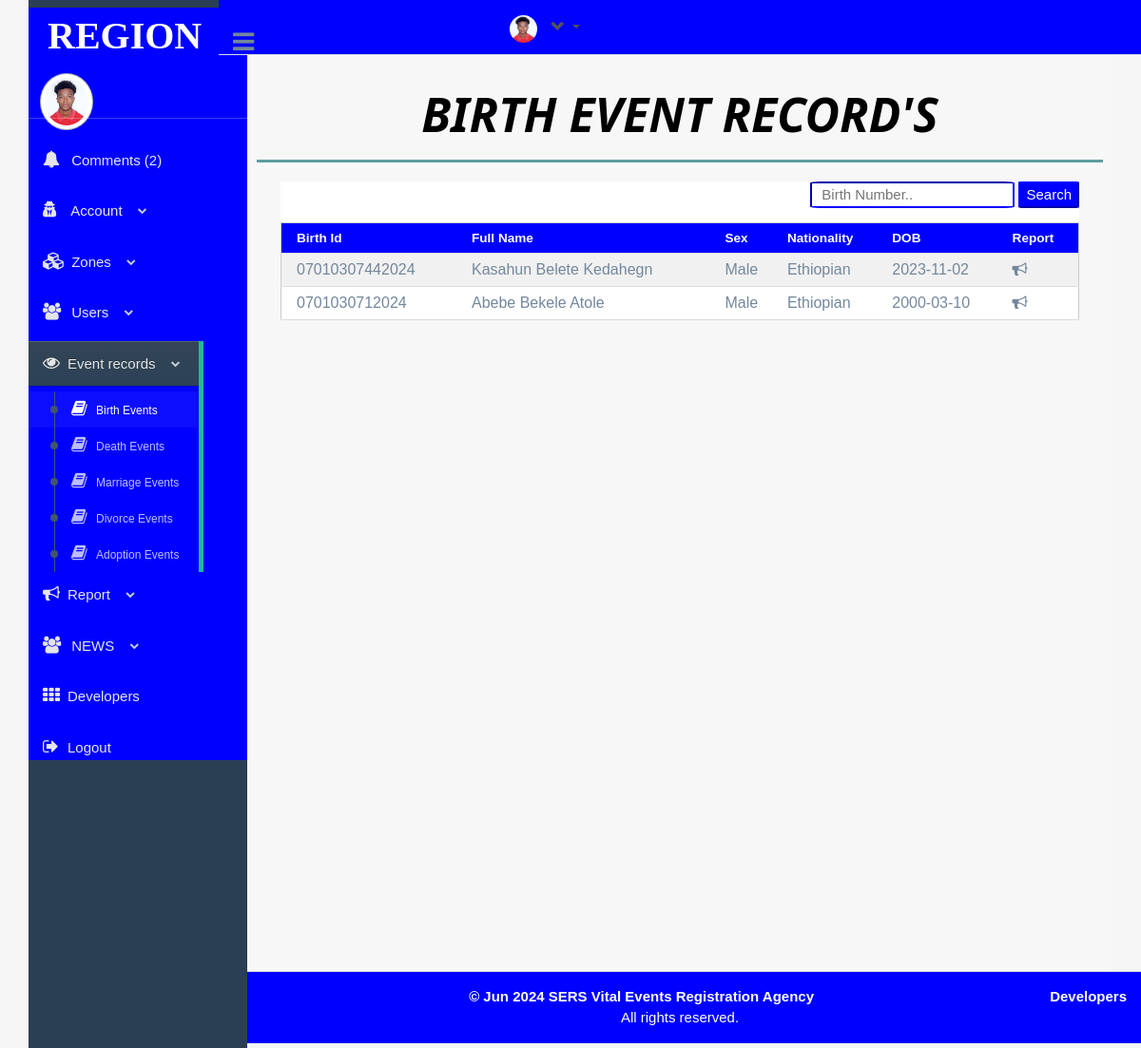
/Rregisterar/view-birth.php (signed in), run on the app's committed database.
### tables this page shows
CREATE TABLE `memberuser` (
  `id` int(11) NOT NULL,
  `name` varchar(100) NOT NULL,
  `email` varchar(100) NOT NULL,
  `phone` varchar(100) NOT NULL,
  `password` varchar(100) NOT NULL,
  `role` varchar(200) NOT NULL,
  `pic` varchar(400) NOT NULL,
  `rcode` varchar(2) NOT NULL,
  `zcode` varchar(2) NOT NULL,
  `wcode` varchar(2) NOT NULL,
  `kcode` varchar(2) NOT NULL,
  `FullName` varchar(100) NOT NULL,
  `firstlogin` varchar(10) NOT NULL
);

CREATE TABLE `birthevent` (
  `id` int(11) NOT NULL,
  `fname` varchar(200) NOT NULL,
  `mname` varchar(200) NOT NULL,
  `lname` varchar(200) NOT NULL,
  `momName` varchar(200) NOT NULL,
  `day` varchar(200) NOT NULL,
  `sex` varchar(200) NOT NULL,
  `nationality` varchar(200) NOT NULL,
  `weight` varchar(200) NOT NULL,
  `blood` varchar(200) NOT NULL,
  `region` varchar(3) NOT NULL,
  `zone` varchar(3) NOT NULL,
  `woreda` varchar(3) NOT NULL,
  `kebele` varchar(3) NOT NULL,
  `eventnumber` varchar(30) NOT NULL,
  `status` varchar(50) NOT NULL,
  `regtype` varchar(100) NOT NULL,
  `regyear` varchar(10) NOT NULL,
  `regdate` varchar(30) NOT NULL,
  `maritialStatus` varchar(20) NOT NULL,
  `marriageid` varchar(50) NOT NULL,
  `regmonth` varchar(20) NOT NULL,
  `age` varchar(10) NOT NULL
);

### Rregisterar/view-birth.php (the view, shortened to what this page needs)
 <?Php
       include("inc/head.php");
      ?>
   <body class="nav-md" >
    <div class="container body" >
        <div class="main_container">
     <?php include("inc/slide.php");
      ?>
    <?Php include("inc/navigation.php"); ?>
    <div class="right_col" role="main">
                <div class="row tile_count " style="border-bottom: 3px solid cadetblue;">
                    <div class="" style="margin-top: 20px;">
                        <span>
                            <h6 class="w3-center item-title w3-round w3-animate-zoom" style="font-size: 50px; color: black; padding: 10px; font-weight: bold;">
                                <i class="w3-padding w3-animate-fading"><b>BIRTH EVENT RECORD'S</b></i>
                            </h6>
                       </span>
                       </div>
                </div>
                <div class="main-content" id="content-wrapper">
                    <div class="container-fluid">
                        <div class="row">
                            <div class="col-lg-12 clear-padding-xs">
                                <div class="dash-item fist-dash-item">
                                  <div style="float: right;">
                                    <form action="" method="POST">
                                      <input type="text" name="birthnum" placeholder="Birth Number.." style="border-radius: 5%;border-color: blue;padding-left: 10px;">
                                      <input type="submit" name="searchbirth" value="Search" style="border-color: blue;border-radius: 5%;background-color: blue;color: white;">
                                    </form>
                                  </div>
                                  <?php
                                      if (!isset($_POST['searchbirth'])) {
                                        ?>
                                       <?php
                                          $resultPerPage=10;
                                          if(!isset($_GET['page'])){
                                               $page=1;
                                          }
                                        else
                                           {
                                             $page=$_GET['page'];
                                            }
                                         $thisPageResult=($page-1)*$resultPerPage;
                                         $sql="SELECT * FROM birthevent WHERE 1 order by eventnumber desc LIMIT $thisPageResult,$resultPerPage ";
                                        if($run=mysqli_query($con,$sql)){
                                             ?>
                                          <table class="w3-table-all">
                                           <tr>
                                              <th class="small">Birth Id</th>
                                              <th class="small">Full Name</th>
                                              <th class="small">Sex</th>
                                              <th class="small">Nationality</th>
                                              <th class="small">DOB</th>
                                              <th class="small">Report</th>
                                         </tr>
                                        <?php
                                           while($row=mysqli_fetch_array($run)){
                                                ?>
                                               <tr>
                                                  <td><?php echo $row['eventnumber'];?></td>
                                                  <td><?php echo $row['fname']." ".$row['mname']." ".$row['lname'];?></td>
                                                  <td><?php echo $row['sex'];?></td>
                                                  <td><?php echo $row['nationality'];?></td>
                                                  <td><?php echo $row['day'];?></td>
                                                  <td><a href="report-birth-individual.php?BirthRep=<?php echo $row['eventnumber']; ?>"><i class="fa fa-bullhorn"></i></a></td>
                                                </tr>
                                              </a><?php
                                          }
                                  echo "</table>";
                                  }
                                  else
                                    echo "not done";?>
                                     <?php }
                                  ?>
                                </div>
                            </div>
                        </div>
                    </div>
                </div>
            </div>
        </div>
    </div>
        <?Php include("inc/footer.php"); ?>
</body>
</html

### Rregisterar/inc/slide.php (shortened to what this page needs)
 <head>
    <link rel="stylesheet" href="../w3.css">
    <link rel="stylesheet" href="../font-awesome/css/font-awesome.min.css">
    <link rel="stylesheet" href="../../css/style.css">
    <link rel="stylesheet" href="../bootstrap/css/bootstrap.css">
</head>
    <?php
      require '../try.php';
      include("head.php");
    ?>
<div class="col-md-3 left_col menu_fixed w3-hide-small" >
            <div class="left_col scroll-view"  style="background-color: blue;overflow-y: auto;overflow-x: hidden; max-height: 100vh;white-space: nowrap;">
                <div class="navbar nav_title" style="border: 0;" >
                <a href="index.php" class="site_title"  style="background-color:blue;"><span style="font-weight: bolder;color:white;text-align: center;font-style: serif;font-size:40px;font-family: Georgia, Serif;">&nbsp;REGION</span></a>
                </div>
                <div class="profile">
        <?php
            require "../connect.php";
            $LoggedInName=$_SESSION['LoginUsername'];
            $LoggedInPassword=$_SESSION['LoginPassword'];
            $UserInfo="SELECT *FROM memberuser where name='$LoggedInName ' AND password='$LoggedInPassword'";
            if($run=mysqli_query($con,$UserInfo)){
                $User=mysqli_fetch_array($run);
                    $UserImage=$User['pic'];
            }
        ?>
        <?php
         $uname=$_SESSION['LoginUsername'];
         $upassword=$_SESSION['LoginPassword'];
                 ?>
                    <div class="profile_pic">
                        <?php echo "<img src='../StaffPic/$UserImage' alt='Profile Image' class='img-circle profile_img'>"; ?>
                    </div>
                    <div class="profile_info">
                    </div>
                </div>
                <br/>
                <div id="sidebar-menu" class="main_menu_side hidden-print main_menu">
                    <div class="menu_section">
                        <b><h3>SERS </h3></b>
                        <h3><?php if(isset($uname) &&isset($upassword)){echo$uname;} echo " ".":"; echo $_SESSION['role']; ?> </h3>
                        <hr>
                        <?php
                            $notification="SELECT * FROM comment where 1";
                            if($RunQuery=mysqli_query($con,$notification)){
                                $totalNotification=mysqli_num_rows($RunQuery);
                            }
                         ?>
                        <ul class="nav side-menu ">
                            <li class="w3-display-position"><a href="#" onclick="document.getElementById('view-comment').style.display='block'">
                                <i class="fa fa-bell"></i> Comments (<?php echo $totalNotification; ?>)</a></li>
                            <li><a href="#"><i class="fa fa-user-secret menu-icon"></i> Account <span class="fa fa-chevron-down"></span></a>
                            </li>
                        <li><a href="#"><i class="fa fa-cubes"></i> Zones <span class="fa fa-chevron-down">  </span></a>
                         </li>
                        <li><a href="#"><i class="fa fa-users"></i> Users <span class="fa fa-chevron-down"></span></a>
                            </li>
          <li><a href="#"><i class="fa fa-eye"></i>Event records <span class="fa fa-chevron-down">  </span></a>
                    <ul class="nav child_menu">
                             <li><a href="view-birth.php"><i class="fa fa-book"></i>Birth Events</a></li>
                             <li><a href="view-death.php"><i class="fa fa-book"></i>Death Events</a></li>
                             <li><a href="view-marriage.php"><i class="fa fa-book"></i>Marriage Events</a></li>
                            <li><a href="view-divorce.php"><i class="fa fa-book"></i>Divorce Events</a></li>
                            <li><a href="view-adoption.php"><i class="fa fa-book"></i>Adoption Events</a></li>
                    </ul>
              </li>
              <li><a href="#"><i class="fa fa-bullhorn"></i>Report<span class="fa fa-chevron-down">  </span></a>
               </li>
               <li><a href="#"><i class="fa fa-users menu-icon"></i> NEWS <span class="fa fa-chevron-down"></span></a>
                            </li>
                <li><a href="aboutdeveloper.php"><i class="fa fa-th"></i>Developers</a></li>
                <li><a href="inc/logout.php"><i class="fa fa-sign-out"></i>Logout</a></li>
              </div>
             </div>
           </div>
        </div>

### Rregisterar/inc/navigation.php (shortened to what this page needs)
        <?php
            $LoggedInName=$_SESSION['LoginUsername'];
            $LoggedInPassword=$_SESSION['LoginPassword'];
            $UserInfo="SELECT *FROM memberuser where name='$LoggedInName ' AND password='$LoggedInPassword'";
            if($run=mysqli_query($con,$UserInfo)){
                $User=mysqli_fetch_array($run);
                    $UserImage=$User['pic'];
                }
              ?>
<!DOCTYPE html>
 <html>
   <head>
        <link rel="stylesheet" href="../w3.css">
       <link rel="stylesheet" href="https://stackpath.bootstrapcdn.com/font-awesome/4.7.0/css/font-awesome.min.css">
     </head>
         <body>
         </body>
 </html>
 <div class="top_nav navbar-fixed-top w3-hide-small">
 <div class="nav_menu"  style="background-color:blue">
                <nav class="w3-hover-blue">
                    <div class="nav toggle">
                        <a id="menu_toggle"><i class="fa fa-bars"></i></a>
                    </div>
                    <ul class="nav navbar-nav navbar-right" >
                       <li class="">
                            <a href="javascript:;" class="user-profile dropdown-toggle w3-hover-blue" data-toggle="dropdown" aria-expanded="false">
					 <?php echo "<img src='../StaffPic/$UserImage' alt='Profile Image' class='img-circle'>"; ?>
                           <span class="glyphicon glyphicon-chevron-down"></span>
				</a>
                        </li>
                 </ul>
           </nav>
     </div>
 </div>

### w3.css (style rules this page uses)
*,*:before,*:after { box-sizing:inherit }
html { -ms-text-size-adjust:100%;-webkit-text-size-adjust:100% }
body { margin:0 }
article,aside,details,figcaption,figure,footer,header,main,menu,nav,section { display:block }
a { background-color:transparent }
b,strong { font-weight:bolder }
img { border-style:none }
hr { box-sizing:content-box;height:0;overflow:visible }
button,input,select,textarea,optgroup { font:inherit;margin:0 }
button,input { overflow:visible }
button,[type=button],[type=reset],[type=submit] { -webkit-appearance:button }
html,body { font-family:Verdana,sans-serif;font-size:15px;line-height:1.5 }
html { overflow-x:hidden }
h3 { font-size:24px }
h6 { font-size:16px }
h1,h2,h3,h4,h5,h6 { font-family:"Segoe UI",Arial,sans-serif;font-weight:400;margin:10px 0 }
hr { border:0;border-top:1px solid #eee;margin:20px 0 }
img { vertical-align:middle }
a { color:inherit }
.w3-table,.w3-table-all { border-collapse:collapse;border-spacing:0;width:100%;display:table }
.w3-table-all { border:1px solid #ccc }
.w3-bordered tr,.w3-table-all tr { border-bottom:1px solid #ddd }
.w3-table-all tr:nth-child(odd) { background-color:#fff }
.w3-table-all tr:nth-child(even) { background-color:#f1f1f1 }
.w3-table td,.w3-table th,.w3-table-all td,.w3-table-all th { padding:8px 8px;display:table-cell;text-align:left;vertical-align:top }
.w3-table th:first-child,.w3-table td:first-child,.w3-table-all th:first-child,.w3-table-all td:first-child { padding-left:16px }
.w3-display-position { position:absolute }
.w3-round,.w3-round-medium { border-radius:4px }
.w3-animate-fading { animation:fading 10s infinite }
.w3-animate-zoom { animation:animatezoom 0.6s }
.w3-center { text-align:center!important }
.w3-padding { padding:8px 16px!important }

### Rregisterar/view-birth.php (style rules this page uses)
.dash-item { margin-top: 0px; background: #fff; }
th { background-color:blue; color: white; }

### Rregisterar/inc/head.php (style rules this page uses)
body { background-color: whitesmoke; }

### Rregisterar/inc/slide.php (style rules this page uses)
th { background-color: blue; color: white; }

### data on the page
memberuser: pic (picture)
birthevent: eventnumber "07010307442024", fname "Kasahun", mname "Belete", lname "Kedahegn", sex "Male", nationality "Ethiopian", day "2023-11-02"
birthevent: eventnumber "0701030712024", fname "Abebe", mname "Bekele", lname "Atole", sex "Male", nationality "Ethiopian", day "2000-03-10"

### other printed values
$totalNotification "2"
